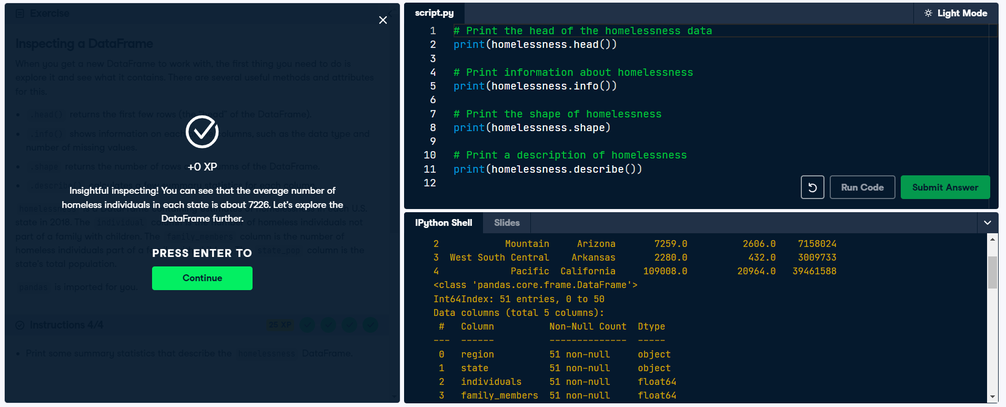
#> input picture Picture/Transforming DataFrames/Screenshot 2024-06-21 233105.png, 1006 x 407 px, shrunk from 1912 x 773 before the run, found by its file name
$ jupyter execute 'Transforming DataFrames.ipynb'
#> lines starting #> are read from the running program, lines starting #| are printed output that depends on the picture
### **Inspecting a DataFrame**
When you get a new DataFrame to work with, the first thing you need to do is explore it and see what it contains. There are several useful methods and attributes for this.

- `.head()` returns the first few rows (the “head” of the DataFrame).
- `.info()` shows information on each of the columns, such as the data type and number of missing values.
- `.shape` returns the number of rows and columns of the DataFrame.
- `.describe()` calculates a few summary statistics for each column.

`homelessness` is a DataFrame containing estimates of homelessness in each U.S. state in 2018. The `individual` column is the number of homeless individuals not part of a family with children. The `family_members` column is the number of homeless individuals part of a family with children. The `state_pop` column is the state's total population.

`pandas` is imported for you.

[cell 1]
from PIL import Image
import io
from IPython.display import display, Image as IPImage

# Open the image file
img1 = Image.open('C:\Online Learning\DataCamp\Associate Data Scientist in Python\Picture\Transforming DataFrames\Screenshot 2024-06-21 233105.png')
#> img1 is the input picture: PIL image 1006x407 RGBA; mean R, G, B, A 26.1, 46.3, 61.4, 255

# Convert the image from RGBA to RGB
rgb_img1 = img1.convert('RGB')

# Save the image to a bytes buffer in JPEG format
buf = io.BytesIO()
rgb_img1.save(buf, format='JPEG')
buf.seek(0)

# Display the image in the notebook
display(IPImage(data=buf.read(), format='jpeg'))

### **Parts of a DataFrame**
To better understand DataFrame objects, it's useful to know that they consist of three components, stored as attributes:

- `.values`: A two-dimensional NumPy array of values.
- `.columns`: An index of columns: the column names.
- `.index`: An index for the rows: either row numbers or row names.

You can usually think of indexes as a list of strings or numbers, though the pandas `Index` data type allows for more sophisticated options. (These will be covered later in the course.)

`homelessness` is available.

[cell 2]
# Open the image file
img2 = Image.open('C:\Online Learning\DataCamp\Associate Data Scientist in Python\Picture\Transforming DataFrames\Screenshot 2024-06-21 233503.png')
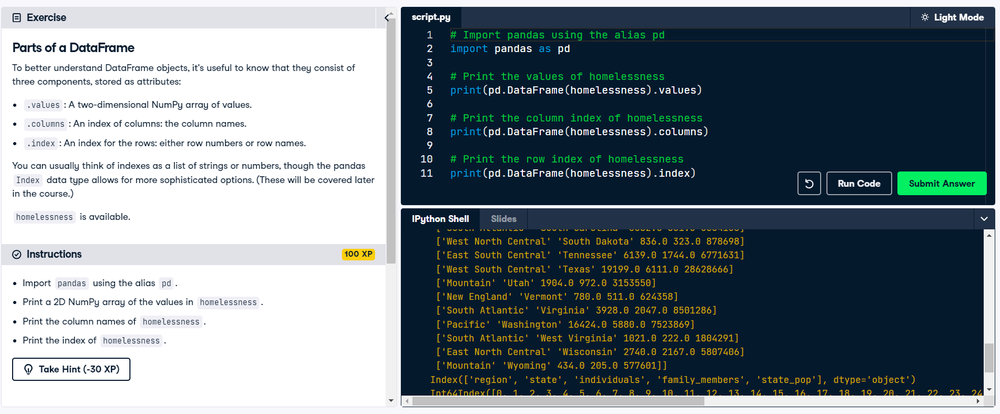
#> input picture Picture/Transforming DataFrames/Screenshot 2024-06-21 233503.png, 1000 x 414 px, shrunk from 1901 x 787 before the run, found by its file name
#> img2 is the input picture: PIL image 1000x414 RGBA; mean R, G, B, A 117.6, 129, 136.5, 255

# Convert the image from RGBA to RGB
rgb_img2 = img2.convert('RGB')

# Save the image to a bytes buffer in JPEG format
buf = io.BytesIO()
rgb_img2.save(buf, format='JPEG')
buf.seek(0)

# Display the image in the notebook
display(IPImage(data=buf.read(), format='jpeg'))

### **Sorting rows**
Finding interesting bits of data in a DataFrame is often easier if you change the order of the rows. You can sort the rows by passing a column name to `.sort_values()`.

In cases where rows have the same value (this is common if you sort on a categorical variable), you may wish to break the ties by sorting on another column. You can sort on multiple columns in this way by passing a list of column names.

Sort on …	Syntax
one column	`df.sort_values("breed")`
multiple columns	`df.sort_values(["breed", "weight_kg"])`
By combining `.sort_values()` with `.head()`, you can answer questions in the form, "What are the top cases where…?".

`homelessness` is available and `pandas` is loaded as `pd`.

[cell 3]
# Open the image file
img3 = Image.open('C:\Online Learning\DataCamp\Associate Data Scientist in Python\Picture\Transforming DataFrames\Screenshot 2024-06-23 230701.png')
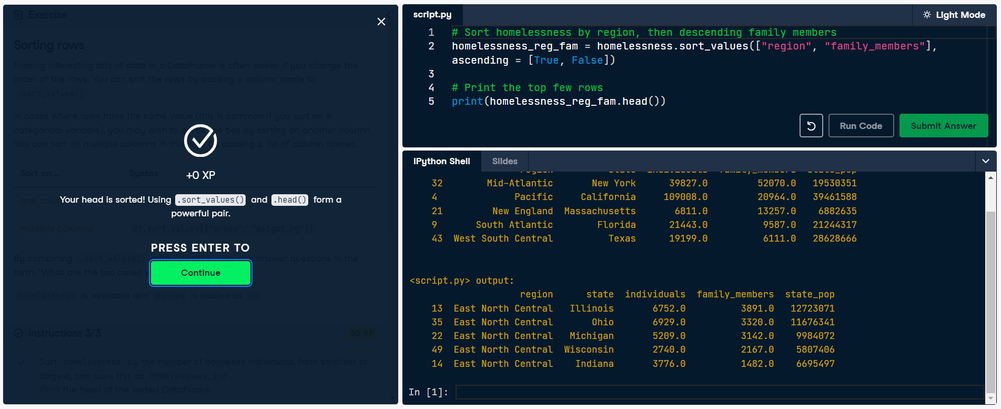
#> input picture Picture/Transforming DataFrames/Screenshot 2024-06-23 230701.png, 1001 x 409 px, shrunk from 1903 x 777 before the run, found by its file name
#> img3 is the input picture: PIL image 1001x409 RGBA; mean R, G, B, A 27.7, 46.8, 61.4, 255

# Convert the image from RGBA to RGB
rgb_img3 = img3.convert('RGB')

# Save the image to a bytes buffer in JPEG format
buf = io.BytesIO()
rgb_img3.save(buf, format='JPEG')
buf.seek(0)

# Display the image in the notebook
display(IPImage(data=buf.read(), format='jpeg'))

### **Subsetting columns**
When working with data, you may not need all of the variables in your dataset. Square brackets (`[]`) can be used to select only the columns that matter to you in an order that makes sense to you. To select only `"col_a"` of the DataFrame `df`, use

```python
df["col_a"]
```
To select `"col_a"` and `"col_b"` of `df`, use

```python
df[["col_a", "col_b"]]
```

`homelessness` is available and `pandas` is loaded as `pd`.

[cell 4]
# Open the image file
img4 = Image.open('C:\Online Learning\DataCamp\Associate Data Scientist in Python\Picture\Transforming DataFrames\Screenshot 2024-06-23 231052.png')
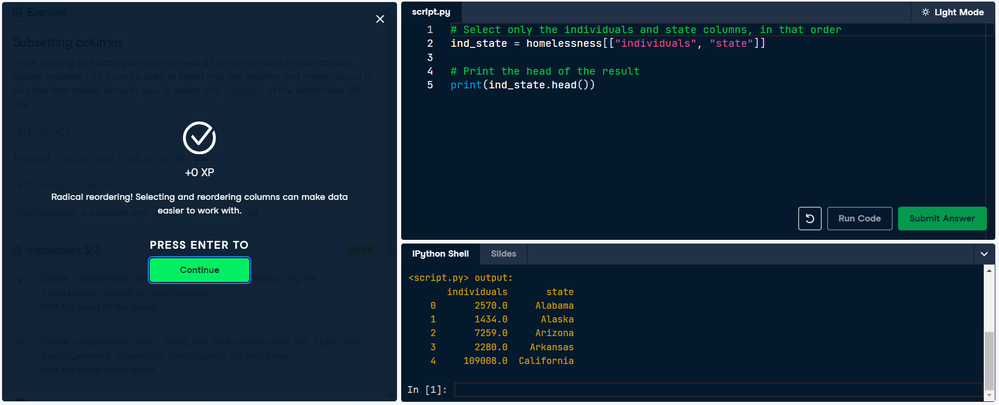
#> input picture Picture/Transforming DataFrames/Screenshot 2024-06-23 231052.png, 999 x 405 px, shrunk from 1900 x 770 before the run, found by its file name
#> img4 is the input picture: PIL image 999x405 RGBA; mean R, G, B, A 21.6, 42, 58.8, 255

# Convert the image from RGBA to RGB
rgb_img4 = img4.convert('RGB')

# Save the image to a bytes buffer in JPEG format
buf = io.BytesIO()
rgb_img4.save(buf, format='JPEG')
buf.seek(0)

# Display the image in the notebook
display(IPImage(data=buf.read(), format='jpeg'))
